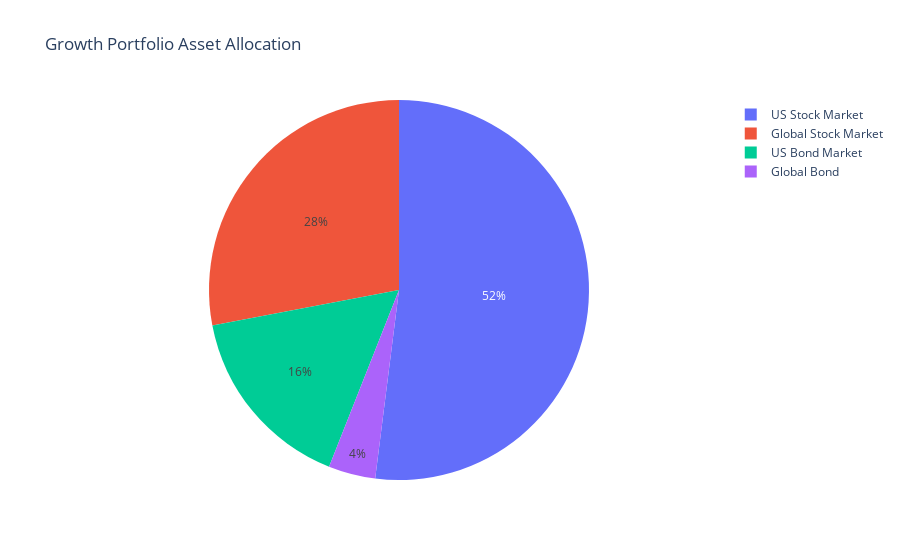

This figure's notebook cell:
### Code cell
#Portfolio Asset Allocation. 
labels = ['US Bond Market','Global Bond','Global Stock Market','US Stock Market']
weights2 = [0.16, 0.04, 0.28, 0.52]

fig2 = go.Figure(data=[go.Pie(labels=labels, values=weights2)])
fig2.update_layout(title="Growth Portfolio Asset Allocation")
fig2.show()

### Figure 1 — Plotly figure (JSON) as saved in the notebook; plotly's stock layout.template omitted (floating-point values rounded to 4 significant figures)
{"data": [{"labels": ["US Bond Market", "Global Bond", "Global Stock Market", "US Stock Market"], "type": "pie", "values": [0.16, 0.04, 0.28, 0.52]}], "layout": {"autosize": true, "title": {"text": "Growth Portfolio Asset Allocation"}}}
